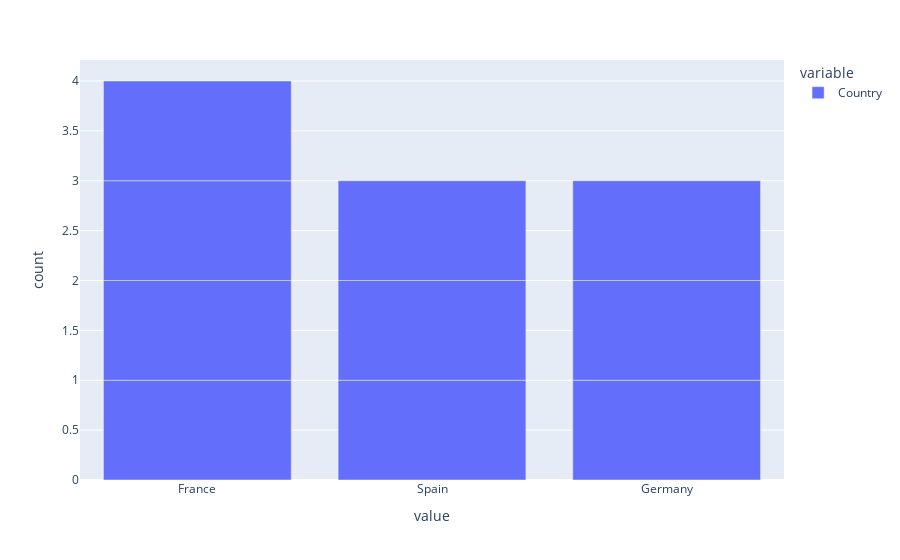
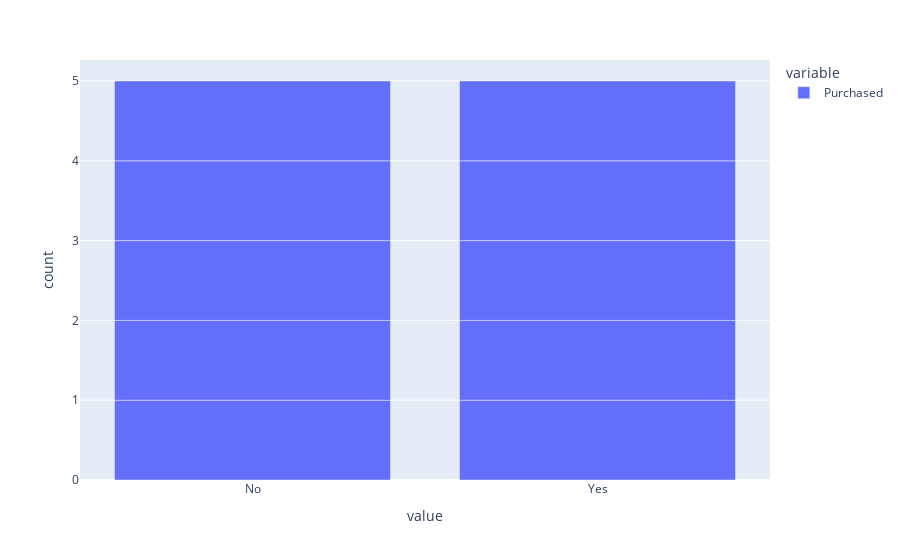

Write notebook code for charts like these, in order.
### Code cell
# Univariate analysis
# Barplot of each qualitative variable
cat_features = ['Country', 'Purchased']
for i in range(len(cat_features)):
    fig = px.bar(dataset[cat_features[i]])
    fig.show()

### Figure 1 — Plotly figure (JSON) as saved in the notebook; plotly's stock layout.template omitted (floating-point values rounded to 4 significant figures)
{"data": [{"alignmentgroup": "True", "hovertemplate": "variable=Country<br>value=%{x}<br>count=%{y}<extra></extra>", "legendgroup": "Country", "marker": {"color": "#636efa", "pattern": {"shape": ""}}, "name": "Country", "offsetgroup": "Country", "orientation": "v", "showlegend": true, "textposition": "auto", "type": "bar", "x": ["France", "Spain", "Germany", "Spain", "Germany", "France", "Spain", "France", "Germany", "France"], "xaxis": "x", "y": [1, 1, 1, 1, 1, 1, 1, 1, 1, 1], "yaxis": "y"}], "layout": {"barmode": "relative", "legend": {"title": {"text": "variable"}, "tracegroupgap": 0}, "margin": {"t": 60}, "xaxis": {"anchor": "y", "domain": [0, 1], "title": {"text": "value"}}, "yaxis": {"anchor": "x", "domain": [0, 1], "title": {"text": "count"}}}}

### Figure 2 — Plotly figure (JSON) as saved in the notebook; plotly's stock layout.template omitted (floating-point values rounded to 4 significant figures)
{"data": [{"alignmentgroup": "True", "hovertemplate": "variable=Purchased<br>value=%{x}<br>count=%{y}<extra></extra>", "legendgroup": "Purchased", "marker": {"color": "#636efa", "pattern": {"shape": ""}}, "name": "Purchased", "offsetgroup": "Purchased", "orientation": "v", "showlegend": true, "textposition": "auto", "type": "bar", "x": ["No", "Yes", "No", "No", "Yes", "Yes", "No", "Yes", "No", "Yes"], "xaxis": "x", "y": [1, 1, 1, 1, 1, 1, 1, 1, 1, 1], "yaxis": "y"}], "layout": {"barmode": "relative", "legend": {"title": {"text": "variable"}, "tracegroupgap": 0}, "margin": {"t": 60}, "xaxis": {"anchor": "y", "domain": [0, 1], "title": {"text": "value"}}, "yaxis": {"anchor": "x", "domain": [0, 1], "title": {"text": "count"}}}}
